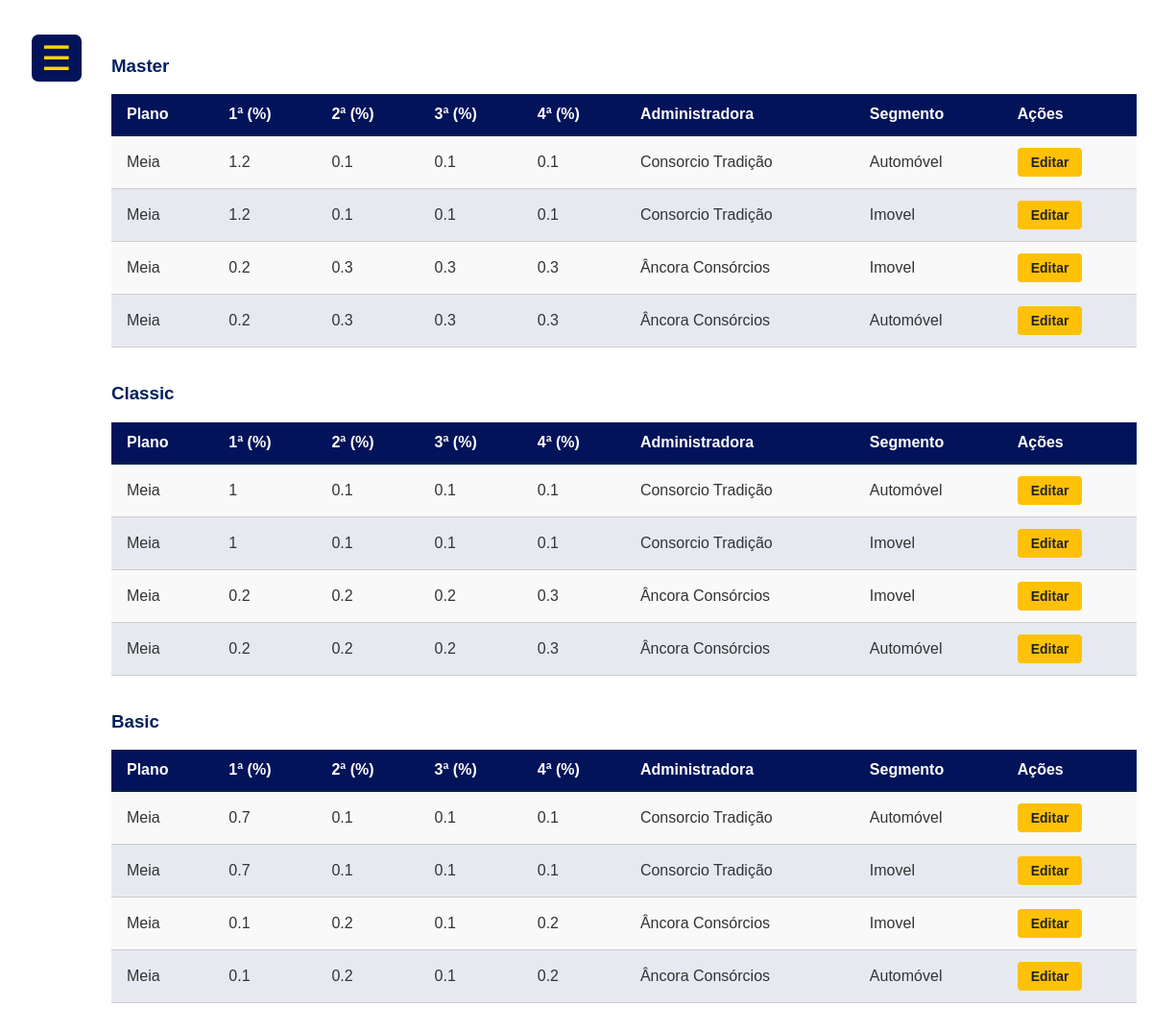
The app's page /_html/_lista/listaNivel.php (signed in) with its own data.
### tables this page shows
CREATE TABLE `master` (
  `idMaster` int(11) NOT NULL,
  `primeira` float NOT NULL,
  `segunda` float NOT NULL,
  `terceira` float NOT NULL,
  `quarta` float NOT NULL,
  `nome` varchar(100) NOT NULL,
  `segmento` varchar(255) NOT NULL,
  `idAdm` int(11) NOT NULL
);

CREATE TABLE `cad_adm` (
  `idAdm` int(11) NOT NULL,
  `cnpj` varchar(18) NOT NULL,
  `nome` varchar(150) NOT NULL
);

CREATE TABLE `classic` (
  `idClassic` int(11) NOT NULL,
  `primeira` float NOT NULL,
  `segunda` float NOT NULL,
  `terceira` float NOT NULL,
  `quarta` float NOT NULL,
  `nome` varchar(100) NOT NULL,
  `segmento` varchar(255) NOT NULL,
  `idAdm` int(11) NOT NULL
);

CREATE TABLE `basic` (
  `idBasic` int(11) NOT NULL,
  `primeira` float NOT NULL,
  `segunda` float NOT NULL,
  `terceira` float NOT NULL,
  `quarta` float NOT NULL,
  `nome` varchar(100) NOT NULL,
  `segmento` varchar(255) NOT NULL,
  `idAdm` int(11) NOT NULL
);

### _php/_lista/_listaComum/listaNivel.php (the view, shortened to what this page needs)
<?php
require_once __DIR__ . '/../../../config/db.php';
$limit = 10;
$page  = isset($_GET['page']) && is_numeric($_GET['page']) ? (int)$_GET['page'] : 1;
$offset = ($page - 1) * $limit;
$tiposNivel = [
    'master'  => ['label' => 'Master',  'pk' => 'idMaster'],
    'classic' => ['label' => 'Classic', 'pk' => 'idClassic'],
    'basic'   => ['label' => 'Basic',   'pk' => 'idBasic'],
];
foreach ($tiposNivel as $tabela => $info) {
    $rotulo = $info['label'];
    $pk     = $info['pk'];
    $stmt = $pdo->prepare(
        "SELECT n.{$pk} AS idPlano,
                n.nome,
                n.primeira,
                n.segunda,
                n.terceira,
                n.quarta,
                n.segmento,
                a.nome AS adm_nome
         FROM {$tabela} n
         JOIN cad_adm a ON a.idAdm = n.idAdm
         ORDER BY n.nome
         LIMIT :limit OFFSET :offset"
    );
    $stmt->bindValue(':limit', $limit, PDO::PARAM_INT);
    $stmt->bindValue(':offset', $offset, PDO::PARAM_INT);
    $stmt->execute();
    $planos = $stmt->fetchAll(PDO::FETCH_ASSOC);
    echo "<h3>{$rotulo}</h3>";
    echo "<table>
            <thead>
              <tr>
                <th>Plano</th>
                <th>1ª (%)</th>
                <th>2ª (%)</th>
                <th>3ª (%)</th>
                <th>4ª (%)</th>
                <th>Administradora</th>
                <th>Segmento</th>
                <th>Ações</th>
              </tr>
            </thead>
            <tbody>";
    if (empty($planos)) {
        echo "<tr><td colspan='8'>Nenhum nível {$rotulo} cadastrado.</td></tr>";
    } else {
        foreach ($planos as $row) {
            $idPlano   = (int) $row['idPlano'];
            $nomePlano = htmlspecialchars($row['nome'], ENT_QUOTES);
            $p1        = htmlspecialchars($row['primeira'], ENT_QUOTES);
            $p2        = htmlspecialchars($row['segunda'],  ENT_QUOTES);
            $p3        = htmlspecialchars($row['terceira'], ENT_QUOTES);
            $p4        = htmlspecialchars($row['quarta'],  ENT_QUOTES);
            $admNome   = htmlspecialchars($row['adm_nome'],ENT_QUOTES);
            $segmento  = htmlspecialchars($row['segmento'], ENT_QUOTES);
            echo "<tr>";
            echo "<td data-label='Plano'>{$nomePlano}</td>";
            echo "<td data-label='1ª (%)'>{$p1}</td>";
            echo "<td data-label='2ª (%)'>{$p2}</td>";
            echo "<td data-label='3ª (%)'>{$p3}</td>";
            echo "<td data-label='4ª (%)'>{$p4}</td>";
            echo "<td data-label='Administradora'>{$admNome}</td>";
            echo "<td data-label='Segmento'>{$segmento}</td>";
            echo "<td data-label='Ações'>";
            echo "<a href='../../_html/_cadastro/cadNivel.php?nivel={$tabela}&idPlano={$idPlano}' class='btn btn-sm btn-warning'>Editar</a>";
            echo "</td>";
            echo "</tr>";
        }
    }
    echo "</tbody></table><br/>";
}
?>

### _css/_listas/listas.css (style rules this page uses)
.lista-container table { width: 100%; border-collapse: collapse; font-family: Arial, sans-serif; background: #fff; box-sizing: border-box; }
.lista-container thead { background-color: #03135a; }
.lista-container thead th { color: #fff; text-align: left; padding: 0.75rem 1rem; font-weight: 600; border-bottom: 2px solid #002246; }
.lista-container tbody tr { background-color: #f9f9f9; transition: background-color 0.2s; }
.lista-container tbody tr:nth-child(even) { background-color: #e6eaf0; }
.lista-container tbody td { padding: 0.75rem 1rem; border-bottom: 1px solid #ccc; color: #333; }
.btn { display: inline-block; font-family: Arial, sans-serif; font-size: 14px; font-weight: 600; text-align: center; text-decoration: none; padding: 0.5em 1em; border: none; border-radius: 4px; cursor: pointer; transition: background-color 0.2s ease, box-shadow 0.2s ease; }
.btn-warning { background-color: #ffc107; color: #212529; }

### records on screen
master: nome "Meia", primeira "1.2", segunda "0.1", terceira "0.1", quarta "0.1", idAdm.nome "Consorcio Tradição", segmento "Automóvel"
master: nome "Meia", primeira "1.2", segunda "0.1", terceira "0.1", quarta "0.1", idAdm.nome "Consorcio Tradição", segmento "Imovel"
master: nome "Meia", primeira "0.2", segunda "0.3", terceira "0.3", quarta "0.3", idAdm.nome "Âncora Consórcios", segmento "Imovel"
master: nome "Meia", primeira "0.2", segunda "0.3", terceira "0.3", quarta "0.3", idAdm.nome "Âncora Consórcios", segmento "Automóvel"
classic: nome "Meia", primeira "1", segunda "0.1", terceira "0.1", quarta "0.1", idAdm.nome "Consorcio Tradição", segmento "Automóvel"
classic: nome "Meia", primeira "1", segunda "0.1", terceira "0.1", quarta "0.1", idAdm.nome "Consorcio Tradição", segmento "Imovel"
classic: nome "Meia", primeira "0.2", segunda "0.2", terceira "0.2", quarta "0.3", idAdm.nome "Âncora Consórcios", segmento "Imovel"
classic: nome "Meia", primeira "0.2", segunda "0.2", terceira "0.2", quarta "0.3", idAdm.nome "Âncora Consórcios", segmento "Automóvel"
basic: nome "Meia", primeira "0.7", segunda "0.1", terceira "0.1", quarta "0.1", idAdm.nome "Consorcio Tradição", segmento "Automóvel"
basic: nome "Meia", primeira "0.7", segunda "0.1", terceira "0.1", quarta "0.1", idAdm.nome "Consorcio Tradição", segmento "Imovel"
basic: nome "Meia", primeira "0.1", segunda "0.2", terceira "0.1", quarta "0.2", idAdm.nome "Âncora Consórcios", segmento "Imovel"
basic: nome "Meia", primeira "0.1", segunda "0.2", terceira "0.1", quarta "0.2", idAdm.nome "Âncora Consórcios", segmento "Automóvel"

### other values on screen
$rotulo "Master"
$rotulo "Classic"
$rotulo "Basic"
